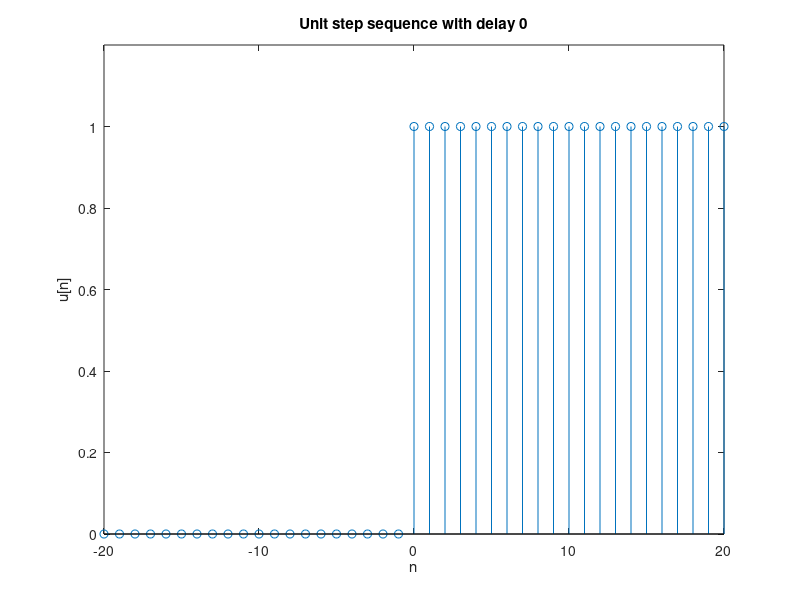

MATLAB code for this plot:
% exercise1.m
% Generation of a Unit Sample Sequence
delay = 0; % Delayed unit sample sequence
n = -20:20; % Generate a vector from -20 to 20
u = [zeros(1, 20 + delay) ones(1, 1 + 20 - delay)]; % Generate the unit sample sequence

% Plot the unit sample sequence
stem(n, u);
xlabel('n');
ylabel('u[n]');
axis([-20 20 0 1.2]);
str = sprintf('Unit step sequence with delay %d', delay);
title(str);
